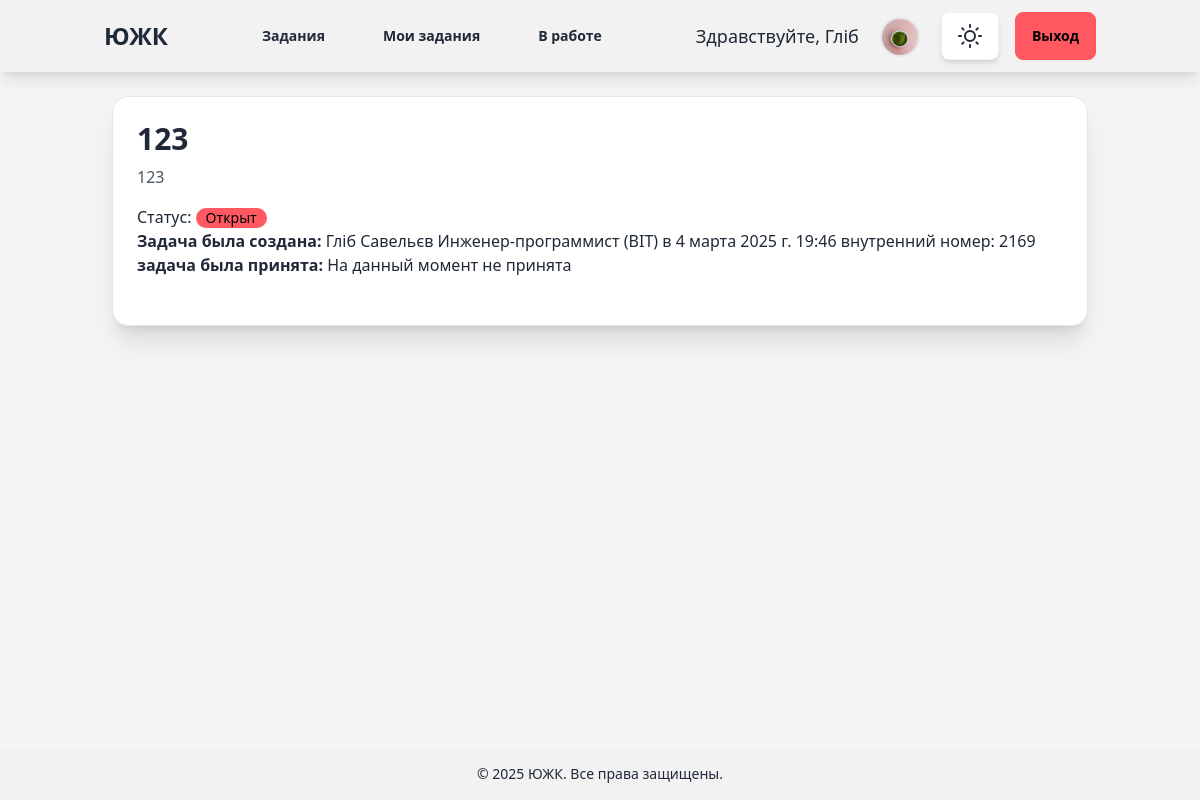
/ticket/63/ (signed in), run on an earlier commit of the app's database.
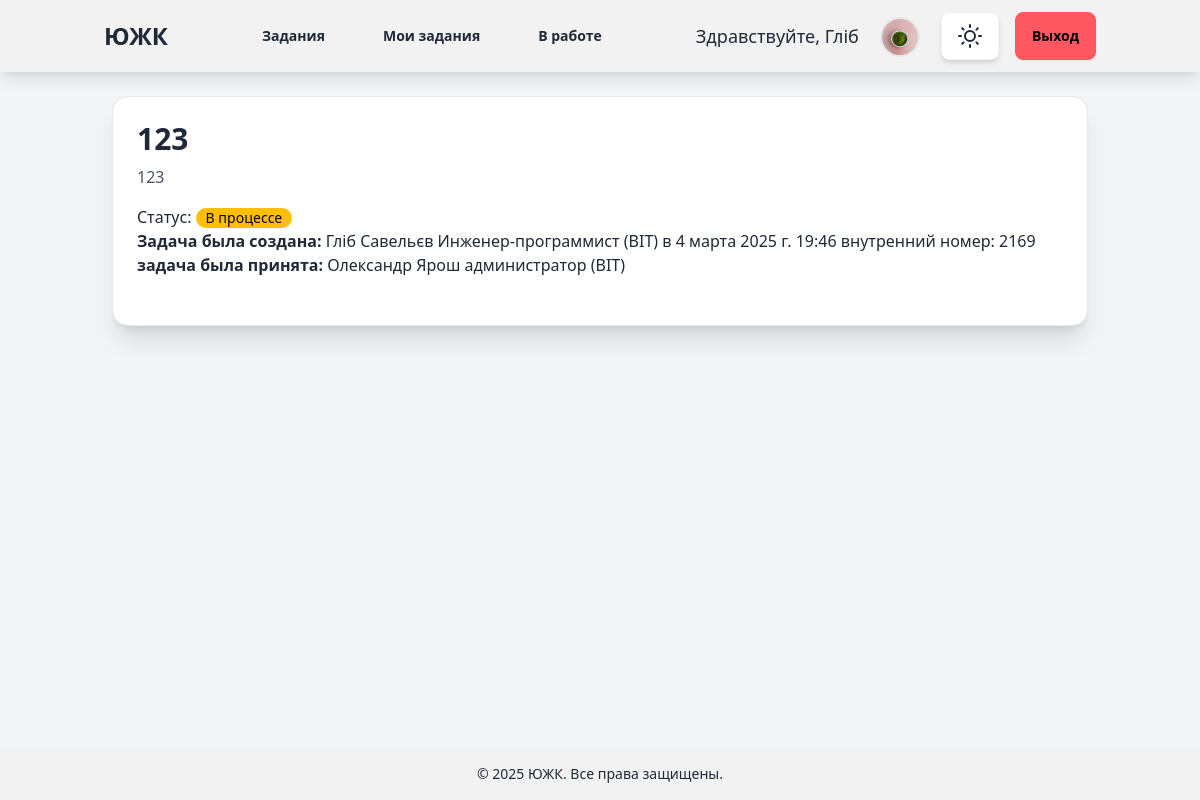
And on a later commit of the database.
### tickets/models.py (models this page shows, shortened)
class Ticket(models.Model):
    STATUS_CHOICES = [
        ('open', 'Open'),
        ('in_progress', 'In Progress'),
        ('closed', 'Closed'),
    ]
    title = models.CharField(max_length=200)
    description = models.TextField()
    status = models.CharField(max_length=20, choices=STATUS_CHOICES, default='open')
    created_by = models.ForeignKey(CustomUser, on_delete=models.CASCADE, related_name='tickets_created')
    accepted_by = models.ForeignKey(CustomUser, on_delete=models.CASCADE, related_name='tickets_accepted', null=True,
                                    blank=True)
    department = models.ForeignKey(Department, on_delete=models.CASCADE, related_name='tickets', null=True, blank=True)
    position = models.ForeignKey(Position, on_delete=models.CASCADE, related_name='tickets', null=True, blank=True)
    attachment = models.FileField(upload_to='tickets/', null=True, blank=True)
    created_at = models.DateTimeField(auto_now_add=True)
    accepted_at = models.DateTimeField(null=True, blank=True)
    closed_at = models.DateTimeField(null=True, blank=True)
    updated_at = models.DateTimeField(auto_now=True)
    completion_comment = models.TextField(null=True, blank=True)

### account/models.py (models this page shows, shortened)
class CustomUser(AbstractUser):
    department = models.ForeignKey(Department, on_delete=models.SET_NULL, null=True, blank=True)
    position = models.ForeignKey(Position, on_delete=models.SET_NULL, null=True, blank=True, related_name="users")

class Position(models.Model):
    title = models.CharField(max_length=255, unique=True)
    department = models.ForeignKey(Department, on_delete=models.CASCADE, related_name="positions")
    description = models.TextField(blank=True, null=True)
    created_at = models.DateTimeField(auto_now_add=True)
    updated_at = models.DateTimeField(auto_now=True)
    def __str__(self):
        return f"{self.title} ({self.department.name})"

class Department(models.Model):
    name = models.CharField(max_length=80)
    location = models.CharField(max_length=80)
    description = models.TextField()
    created_at = models.DateTimeField(auto_now_add=True)
    updated_at = models.DateTimeField(auto_now=True)

class Profile(models.Model):
    user = models.OneToOneField(settings.AUTH_USER_MODEL, on_delete=models.CASCADE)
    date_of_birthday = models.DateField(blank=True, null=True)
    photo = models.ImageField(upload_to='users/%Y/%m/%d/', blank=True)
    number = models.CharField(max_length=10, blank=True, null=True)

### tickets/views.py (the view)
# urls.py: path('ticket/<int:ticket_id>/', views.ticket_detail, name='ticket_detail'),
@login_required
def ticket_detail(request, ticket_id):
    ticket = get_object_or_404(Ticket, id=ticket_id)
    return render(request, 'tickets/ticket_detail.html', {'ticket': ticket})

### templates/tickets/ticket_detail.html (shortened to what this page needs)
{% extends "blog/base.html" %}
{% block content2 %}
{% load l10n %}
<div class="container mx-auto p-6">
    <div class="card bg-base-100 shadow-xl border border-gray-200 p-6">
        <h2 class="text-3xl font-bold mb-2">{{ ticket.title }}</h2>
        <p class="text-gray-600">{{ ticket.description }}</p>
        <div class="mt-4">
            <p>Статус:
                    <span class="badge
                        {% if ticket.status == 'open' %}badge-error
                        {% elif ticket.status == 'in_progress' %}badge-warning
                        {% else %}badge-success
                        {% endif %}">
                        {% if ticket.status == 'open' %}Открыт
                        {% elif ticket.status == 'in_progress' %}В процессе
                        {% else %}Закрыт
                        {% endif %}
                    </span>
                </p>
            <p>
                <strong>Задача была создана:</strong>
                {% if ticket.created_by.first_name and ticket.created_by.last_name and ticket.created_by.position%}
                    {{ ticket.created_by.first_name }}
                    {{ ticket.created_by.last_name }}
                    {{ ticket.created_by.position }}
                {% else %}
                    {{ ticket.created_by.username }}
                    {{ ticket.created_by.position }}
                {% endif %} в
                {{ ticket.created_at }}
                {% if ticket.created_by.profile.number %}
                    внутренний номер: {{ ticket.created_by.profile.number }}
                {% else %}
                    {{ ticket.created_by.profile.number|default:"У пользователя нету внутреннего номера" }}
                {% endif %}
            <p><strong>задача была принята:</strong>
                {% if ticket.accepted_by %}
                    {% if ticket.accepted_by.first_name and ticket.created_by.last_name and ticket.accepted_by.position%}
                        {{ ticket.accepted_by.first_name }}
                        {{ ticket.accepted_by.last_name }}
                        {{ ticket.accepted_by.position }}
                    {% else %}
                        {{ ticket.accepted_by.username }}
                        {{ ticket.accepted_by.position }}
                    {% endif %}
                {% else %}
                {{ ticket.accepted_by.username|default:"На данный момент не принята" }}
                {% endif %}
            </p>
        </div>
    </div>
</div>
{% endblock %}

What changed in the data, as far as the page shows it:
changed Ticket "Гліб": status "open" → "in_progress" (drawn); accepted_by.first_name (not shown) → "Олександр"; accepted_by.last_name (not shown) → "Ярош"; accepted_by.position (not shown) → "администратор (ВІТ)"; accepted_by.username "На данный момент не принята" → (not shown)
Also different on the page:
text no longer shown: "Открыт"
text now shown: "В процессе"
